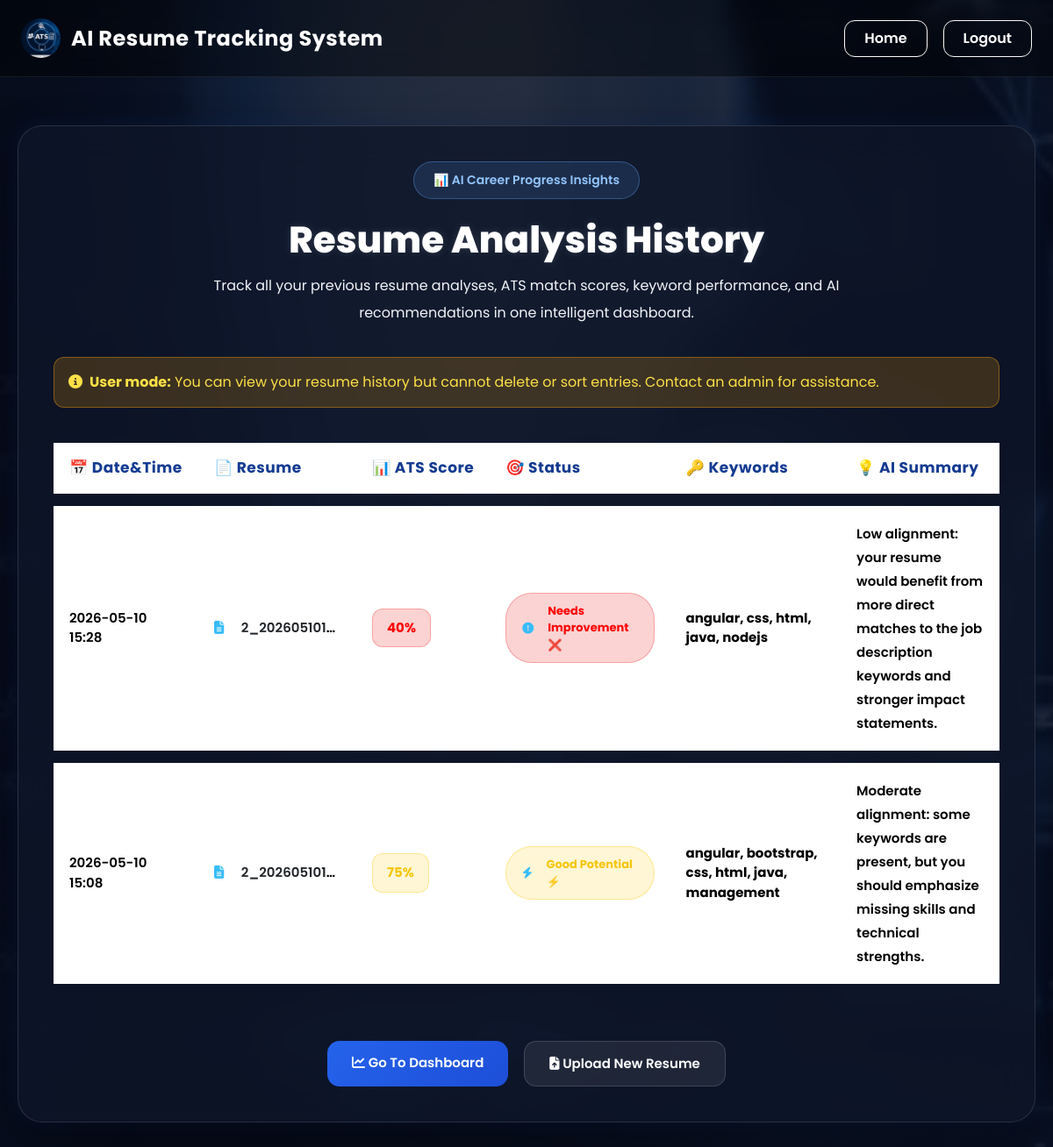
The app's page /history (signed in) with its own data.
### tables this page shows
CREATE TABLE resumes(
        id INTEGER PRIMARY KEY AUTOINCREMENT,
        user_id INTEGER,
        filename TEXT,
        score INTEGER,
        missing_skills TEXT,
        summary TEXT,
        top_keywords TEXT,
        uploaded_at TEXT
    , ai_tips TEXT);

### app.py (the view)
@app.route("/history")
def history():
    if "user_id" not in session:
        return redirect("/login")
    sort_by = request.args.get("sort", "uploaded_at_desc")
    order_by = {
        "uploaded_at_desc": "resumes.uploaded_at DESC",
        "uploaded_at_asc": "resumes.uploaded_at ASC",
        "score_desc": "resumes.score DESC",
        "score_asc": "resumes.score ASC"
    }.get(sort_by, "resumes.uploaded_at DESC")
    conn = get_db()
    cur = conn.cursor()
    history = cur.execute(
        "SELECT resumes.id, resumes.filename, resumes.score, resumes.summary, resumes.top_keywords, resumes.uploaded_at "
        "FROM resumes "
        "JOIN users ON resumes.user_id = users.id "
        "WHERE users.email = ? "
        f"ORDER BY {order_by}",
        (session["user_email"],)
    ).fetchall()
    conn.close()
    is_admin = session.get("role") == "admin"
    return render_template("history.html", history=history, is_admin=is_admin, sort_by=sort_by)

### app.py (called while the page is built)
def get_db():
    conn = sqlite3.connect("database.db", timeout=10)
    conn.row_factory = sqlite3.Row
    return conn

### templates/history.html (shortened to what this page needs)
<!DOCTYPE html>
<html lang="en">
<head>
<link rel="stylesheet"
href="https://cdn.jsdelivr.net/npm/bootstrap@5.3.2/dist/css/bootstrap.min.css">
<link rel="stylesheet"
href="https://cdnjs.cloudflare.com/ajax/libs/font-awesome/6.4.2/css/all.min.css">
</head>
<body>
<nav class="navbar navbar-expand-lg navbar-dark px-4 py-3">
<a class="navbar-brand" href="/">
<img src="{{ url_for('static', filename='Logo.jpg') }}"
class="logo">
AI Resume Tracking System
</a>
<div class="ms-auto d-flex gap-2">
<a href="/" class="btn btn-outline-light nav-btn">
Home
</a>
<a href="/logout" class="btn btn-outline-light nav-btn">
Logout
</a>
</div>
</nav>
<div class="main-container">
<div class="history-card">
<div class="page-header">
<div class="ai-badge">
📊 AI Career Progress Insights
</div>
<h1>
Resume Analysis History
</h1>
<p>
Track all your previous resume analyses,
ATS match scores,
keyword performance,
and AI recommendations
in one intelligent dashboard.
</p>
</div>
{% if is_admin %}
<div class="alert alert-success mt-4" style="background:rgba(34,197,94,0.2); border:1px solid rgba(34,197,94,0.4); color:#86efac; border-radius:12px;">
<i class="fas fa-shield-alt me-2"></i><strong>Admin mode:</strong> You have full access to delete and manage all user resume data.
</div>
{% else %}
<div class="alert alert-warning mt-4" style="background:rgba(245,158,11,0.2); border:1px solid rgba(245,158,11,0.4); color:#fde047; border-radius:12px;">
<i class="fas fa-info-circle me-2"></i><strong>User mode:</strong> You can view your resume history but cannot delete or sort entries. Contact an admin for assistance.
</div>
{% endif %}
{% if history %}
<div class="table-wrapper">
<table class="table history-table">
<thead>
<tr>
<th>📅 Date&Time</th>
<th>📄 Resume</th>
<th>📊 ATS Score</th>
<th>🎯 Status</th>
<th>🔑 Keywords</th>
<th>💡 AI Summary</th>
</tr>
</thead>
<tbody>
{% for item in history %}
{% set score = item['score'] %}
{% if score >= 80 %}
{% set badge = 'badge-success' %}
{% set status = 'Excellent Match 🚀' %}
{% elif score >= 50 %}
{% set badge = 'badge-warning' %}
{% set status = 'Good Potential ⚡' %}
{% else %}
{% set badge = 'badge-danger' %}
{% set status = 'Needs Improvement ❌' %}
{% endif %}
<tr>
<td>
{{ item['uploaded_at'][:16].replace('T', ' ') if item['uploaded_at'] else 'N/A' }}
</td>
<td>
<i class="fa-solid fa-file-lines"></i>
<a href="/resume/{{ item['id'] }}" class="text-dark text-decoration-none" target="_blank" style="margin-left:8px; font-weight:600; color:#000000;">
  {{ item['filename'] }}
</a>
</td>
<td>
<span class="score-box {{ badge }}">
{{ score }}%
</span>
</td>
<td>
<span class="result-pill {{ badge }}">
{% if score >= 80 %}
<i class="fa-solid fa-circle-check"></i>
{% elif score >= 50 %}
<i class="fa-solid fa-bolt"></i>
{% else %}
<i class="fa-solid fa-circle-exclamation"></i>
{% endif %}
{{ status }}
</span>
</td>
<td>
{{ item['top_keywords'] or 'N/A' }}
</td>
<td class="summary-text">
{{ item['summary'] or 'No AI summary available.' }}
</td>
</tr>
{% endfor %}
</tbody>
</table>
</div>
{% endif %}
<div class="action-buttons">
<a href="/dashboard" class="btn-custom">
<i class="fa-solid fa-chart-line"></i>
Go To Dashboard
</a>
<a href="/upload" class="btn-secondary-custom">
<i class="fa-solid fa-file-arrow-up"></i>
Upload New Resume
</a>
</div>
</div>
</div>
</body>
</html>

### records on screen
resumes: uploaded_at "2026-05-10 15:28", filename "2_202605101…", score "40", status "Needs Improvement ❌", top_keywords "angular, css, html, java, nodejs", summary "Low alignment: your resume would benefit from more direct matches to the job description keywords and stronger impact statements."
resumes: uploaded_at "2026-05-10 15:08", filename "2_202605101…", score "75", status "Good Potential ⚡", top_keywords "angular, bootstrap, css, html, java, management", summary "Moderate alignment: some keywords are present, but you should emphasize missing skills and technical strengths."
